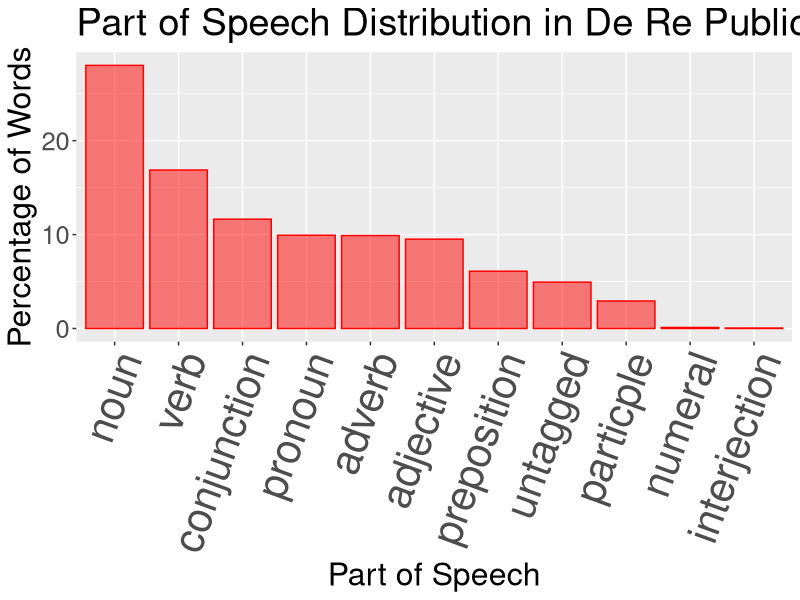
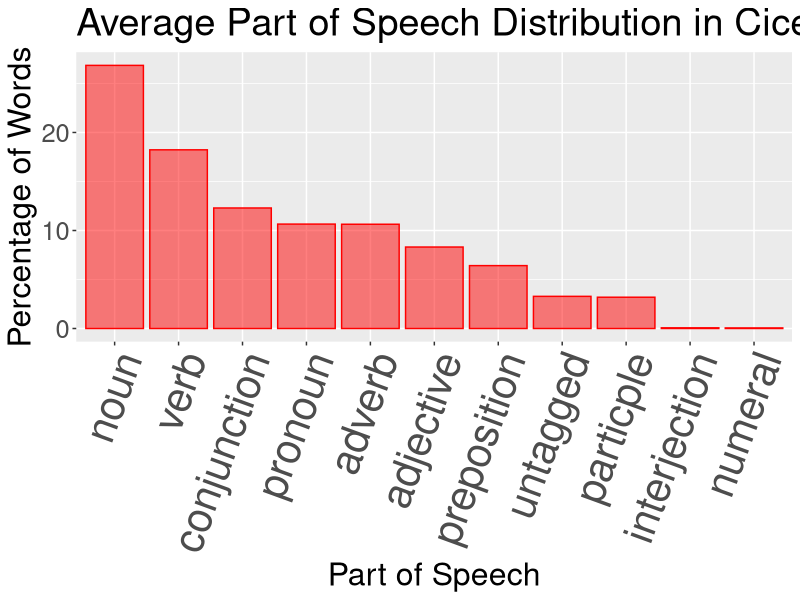

Write the R code that produced these figures, in order.
setwd("Google Drive/Marc's Stuff/Current Classes/Lati 318 Readings in Cicero/DeRePublicaAnalysis/")

library(ggplot2)
library("reshape2")
library("plyr")

cicero_data <- read.csv("cicero_data.csv")
tacitus_data <- read.csv("tacitus_data.csv")
livy_data <- read.csv("livy_data.csv")

mean(cicero_data$num_words)

cicero_data <- subset(cicero_data, select=-c(num_sentences, num_words,num_chars))
tacitus_data <- subset(tacitus_data, select=-c(num_sentences, num_words,num_chars))
livy_data <- subset(livy_data, select=-c(num_sentences, num_words,num_chars))

cic_phil_txts <- c("repub", "inventione", "orator", "optgen", "topica", "oratore", "fato", "paradoxa", "partitione", "brut", "consulatu", "leg", "fin", "tusc", "nd", "acad", "cat", "amic", "divinatione", "off", "compet")
cic_orat_txts <- c("quinc", "rosccom","legagr", "ver", "imp", "caecina","cluentio","rabirio", "cat", "murena", "sulla", "flacco", "arch", "postreditum", "domo", "haruspicum", "plancio", "sestio", "vatin", "cael", "prov", "balbo", "milo", "piso", "scauro", "fonteio", "rabirio", "marc", "lig", "deio", "phil")
cic_epis_txts <- c("att", "fam", "brut", "quinc")

repub <- cicero_data[cicero_data$text_name == 'repub',]
cic_phil <- data.frame("cic_phil", as.list(apply(cicero_data[cicero_data$text_name %in% cic_phil_txts,][,-1], 2, sum)))
liv <- data.frame("liv", as.list(apply(livy_data[,-1], 2, sum)))
tac <- data.frame("tac", as.list(apply(tacitus_data[,-1], 2, sum)))

barplot <- function(row, title="") {
  row2 <- row
  row2[['num_interjection']] <- row2[['num_interjection']] + row2[['num_exclamation']]
  row2[['num_untagged']] <- row2[['num_unknown']] + row2[['num_untagged']] + row2[['num_punctuation']]
  row2[['num_noun']] <- row2[['num_noun']] + row2[['num_.']]
  row2 <- subset(row2, select = -c(num_exclamation, num_punctuation, num_unknown, num_.))
  df <- melt(row2)
  df <- mutate(df, prop = value / sum(value))
  df$pos <- rep(NA, nrow(df))
  for (i in 1:nrow(df)) {
    df[i,5] <- substr(df[i,2], 5, nchar(as.character(df[i,2])))
  }
  df$pos <- factor(df$pos,df[order(-df$prop),][['pos']] )
  ggplot(df, aes(x=pos,y=prop*100)) + geom_bar(stat = "identity", col = 'red', fill = 'red', alpha = 0.5) + ylab('Percentage of Words') + xlab('Part of Speech') + ggtitle(title) +
    theme(text = element_text(size=23),axis.text.x = element_text(angle=70, hjust=1, size = 30))
}

png(filename="presentation/fig1.png", width=900, height = 800)
barplot(repub, title = "Part of Speech Distribution in De Re Publica")
dev.off()

png(filename="presentation/fig2.png", width=900, height = 800)
barplot(cic_phil, title = "Average Part of Speech Distribution in Ciceronian Philosophy Texts")
dev.off()
